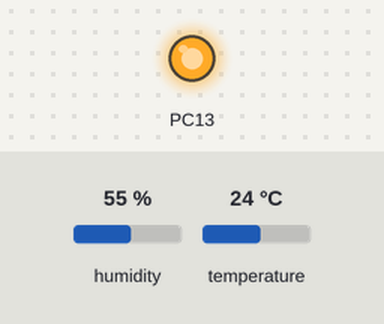
Simulated run of this sketch. Board: STM32 Blue Pill. Shown: output pins drawn as LEDs (lit = HIGH). The test bench sets the inputs (shaded band); at power-on: humidity 55 %, temperature 24 °C. No radio packets arrive unless stated; pins used as bus, display or sensor lines are not drawn; what the sketch prints to the serial monitor is not drawn.

Above: at 0.1 s.
Timing chart, 0 to 1.6 s (numbered marks = the images above):
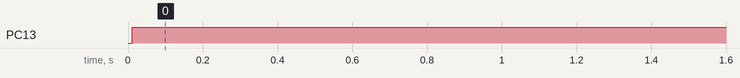

The sketch:

stm32node.ino
```cpp
/*
 * NRF24L01       Arduino_ Uno    Arduino_Mega    Blue_Pill(stm32f01C)
 * ____________________________________________________________________________
 * VCC        |       3.3v      |     3.3v      |     3.3v
 * GND        |       GND       |     GND       |      GND
 * CSN        |   Pin10 SPI/SS  | Pin10 SPI/SS  |     A4 NSS1 (PA4) 3.3v
 * CE         |   Pin9          | Pin9          |     B0 digital (PB0) 3.3v
 * SCK        |   Pin13         | Pin52         |     A5 SCK1   (PA5) 3.3v
 * MOSI       |   Pin11         | Pin51         |     A7 MOSI1  (PA7) 3.3v
 * MISO       |   Pin12         | Pin50         |     A6 MISO1  (PA6) 3.3v
 *
 *
 */

#include <SPI.h>
#include "RF24.h"
#include <Adafruit_Sensor.h>
#include <DHT.h>
#include <DHT_U.h>
//#include "STM32LowPower.h"


#define DHTPIN_GND       PA2
#define DHTPIN           PA0
#define DHTPIN_VCC       PC15
#define DHTTYPE          DHT11

DHT_Unified dht(DHTPIN, DHTTYPE);

RF24 radio(PB0, PA4); // CE, CSN on Blue Pill
const uint8_t addresses[][6] = {"1Node", "2Node"};

//uint32_t delayMS;
//unsigned long delTime = 10000;


void setup() {
pinMode(DHTPIN_GND, OUTPUT);
pinMode(DHTPIN_VCC, OUTPUT);
digitalWrite(DHTPIN_GND, LOW);
digitalWrite(DHTPIN_VCC, HIGH);
pinMode(PC13, OUTPUT);
Serial.begin(9600);
dht.begin();
sensor_t sensor;
radio.begin();
radio.openWritingPipe(addresses[0]);
radio.setPALevel(RF24_PA_MIN);
radio.stopListening();
//LowPower.begin();
}

void loop(){
  digitalWrite(PC13, LOW);
  const char text[] = "Your Button State is HIGH";
  sensors_event_t event;
  dht.temperature().getEvent(&event);
  Serial.print("Temperature: ");
  Serial.print(event.temperature);
  Serial.println(" *C");

  dht.humidity().getEvent(&event);
  Serial.print("Humidity: ");
  Serial.print(event.relative_humidity);
  Serial.println("%");
  radio.write(&text, sizeof(text));
  digitalWrite(PC13, HIGH);
 // LowPower.deepSleep(5000);
  delay(1000);
}
```

Measured:
- by itself, PC13: LOW → HIGH at 0.01 s
